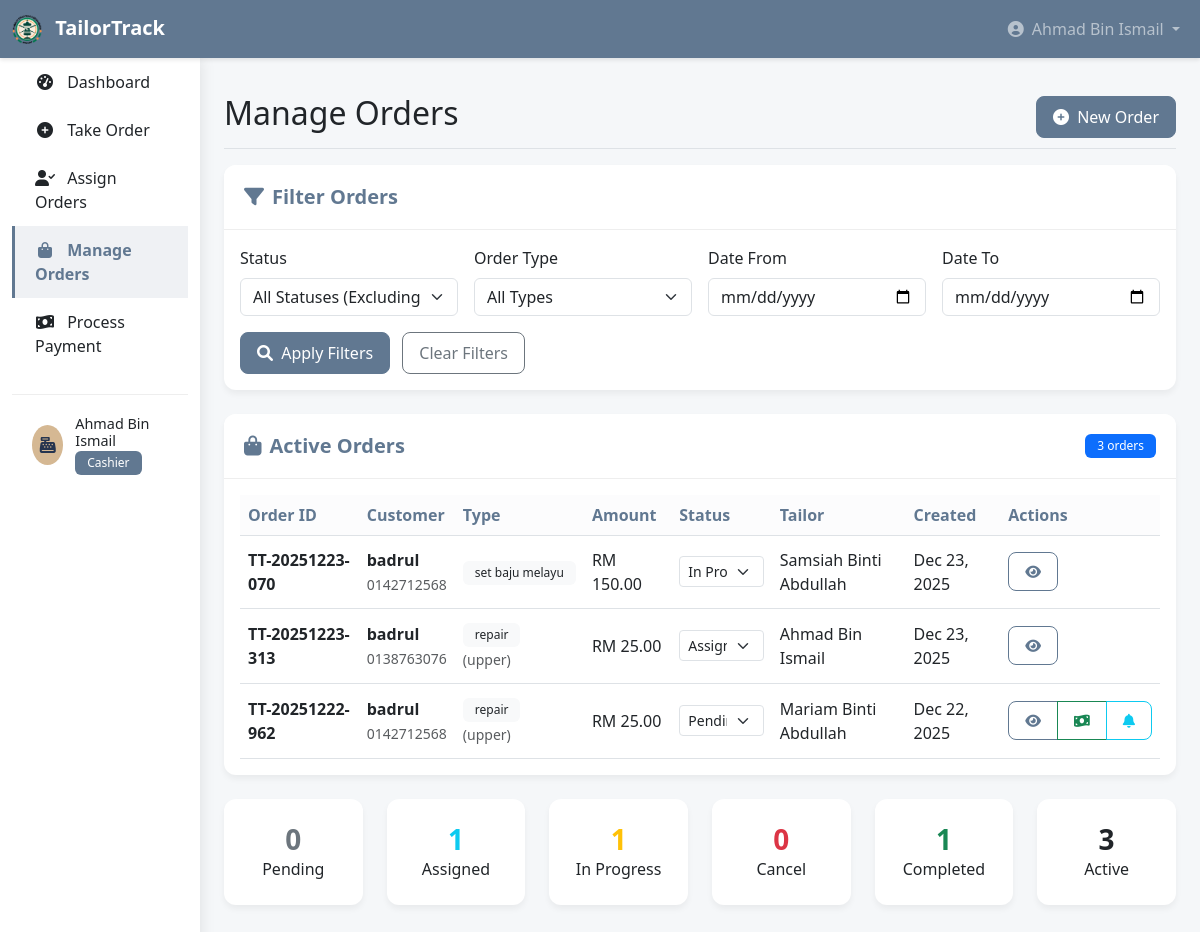
The app's page /cashier/manage_orders.php (signed in) with its own data.
### tables this page shows
CREATE TABLE `orders` (
  `order_id` varchar(20) NOT NULL,
  `customer_name` varchar(100) NOT NULL,
  `customer_phone` varchar(20) NOT NULL,
  `customer_email` varchar(100) DEFAULT NULL,
  `order_type` enum('set_baju_melayu','set_baju_kurung','set_baju_kebaya','baju_kurta','repair') NOT NULL,
  `repair_type` enum('upper','lower','both') DEFAULT NULL,
  `status` enum('pending','assigned','in_progress','completed','paid','cancel') DEFAULT 'pending',
  `payment_status` enum('pending','paid') DEFAULT 'pending',
  `assigned_tailor` int(11) DEFAULT NULL,
  `created_by` int(11) NOT NULL,
  `created_at` timestamp NOT NULL DEFAULT current_timestamp(),
  `updated_at` timestamp NOT NULL DEFAULT current_timestamp() ON UPDATE current_timestamp(),
  `total_amount` decimal(10,2) NOT NULL,
  `deposit_amount` decimal(10,2) DEFAULT 0.00,
  `deposit_paid` enum('no','yes') DEFAULT 'no',
  `deposit_paid_at` timestamp NULL DEFAULT NULL,
  `amount_paid` decimal(10,2) DEFAULT 0.00,
  `tailor_notes` text DEFAULT NULL
);

CREATE TABLE `users` (
  `user_id` int(11) NOT NULL,
  `username` varchar(50) NOT NULL,
  `password` varchar(255) NOT NULL,
  `role` enum('admin','cashier','tailor') NOT NULL,
  `full_name` varchar(100) NOT NULL,
  `email` varchar(100) DEFAULT NULL,
  `phone` varchar(20) DEFAULT NULL,
  `created_at` timestamp NOT NULL DEFAULT current_timestamp()
);

### cashier/manage_orders.php (the view, shortened to what the rows shown need)
<?php
require_once '../config/database.php';
$query = "SELECT o.*, u.full_name as tailor_name
          FROM orders o
          LEFT JOIN users u ON o.assigned_tailor = u.user_id
          WHERE o.created_by = ? AND o.status != 'paid'";
$params = [$_SESSION['user_id']];
$query .= " ORDER BY o.created_at DESC";
try {
    $stmt = $pdo->prepare($query);
    $stmt->execute($params);
    $orders = $stmt->fetchAll();
} catch (PDOException $e) {
    error_log("Fetch orders error: " . $e->getMessage());
    $error = "Unable to load orders data.";
}
?>
<!DOCTYPE html>
<html lang="en">
<head>
    <link href="https://cdn.jsdelivr.net/npm/bootstrap@5.3.0-alpha1/dist/css/bootstrap.min.css" rel="stylesheet">
    <link rel="stylesheet" href="https://cdnjs.cloudflare.com/ajax/libs/font-awesome/6.0.0/css/all.min.css">
    <link rel="stylesheet" href="../css/cashier.css">
</head>
<body>
    <div class="container-fluid">
        <div class="row">
            <main class="col-md-9 ms-sm-auto col-lg-10 px-md-4 main-content">
                <div class="d-flex justify-content-between flex-wrap flex-md-nowrap align-items-center pt-3 pb-2 mb-3 border-bottom">
                    <h1 class="h2">Manage Orders</h1>
                </div>
                <div class="card">
                    <div class="card-body">
                        <div class="table-responsive">
                            <table class="table table-hover" id="ordersTable">
                                <thead>
                                    <tr>
                                        <th>Order ID</th>
                                        <th>Customer</th>
                                        <th>Type</th>
                                        <th>Amount</th>
                                        <th>Status</th>
                                        <th>Tailor</th>
                                        <th>Created</th>
                                        <th>Actions</th>
                                    </tr>
                                </thead>
                                <tbody>
                                    <?php if (empty($orders)): ?>
                                        <tr>
                                            <td colspan="8" class="text-center py-4">No orders found</td>
                                        </tr>
                                    <?php else: ?>
                                        <?php foreach ($orders as $order): ?>
                                            <tr>
                                                <td><strong><?php echo $order['order_id']; ?></strong></td>
                                                <td>
                                                    <div>
                                                        <strong><?php echo htmlspecialchars($order['customer_name']); ?></strong>
                                                        <br>
                                                        <small class="text-muted"><?php echo $order['customer_phone']; ?></small>
                                                    </div>
                                                </td>
                                                <td>
                                                    <span class="badge bg-light text-dark">
                                                        <?php echo str_replace('_', ' ', $order['order_type']); ?>
                                                    </span>
                                                    <?php if ($order['order_type'] == 'repair' && $order['repair_type']): ?>
                                                        <br>
                                                        <small class="text-muted">(<?php echo $order['repair_type']; ?>)</small>
                                                    <?php endif; ?>
                                                </td>
                                                <td>RM <?php echo number_format($order['total_amount'], 2); ?></td>
                                                <td>
                                                    <form method="POST" class="d-inline" id="statusForm-<?php echo $order['order_id']; ?>">
                                                        <select name="status" class="form-select form-select-sm status-select"
                                                                onchange="updateOrderStatus('<?php echo $order['order_id']; ?>')">
                                                            <option value="pending" <?php echo $order['status'] == 'pending' ? 'selected' : ''; ?>>Pending</option>
                                                            <option value="assigned" <?php echo $order['status'] == 'assigned' ? 'selected' : ''; ?>>Assigned</option>
                                                            <option value="in_progress" <?php echo $order['status'] == 'in_progress' ? 'selected' : ''; ?>>In Progress</option>
                                                        </select>
                                                    </form>
                                                </td>
                                                <td>
                                                    <?php if ($order['tailor_name']): ?>
                                                        <?php echo htmlspecialchars($order['tailor_name']); ?>
                                                    <?php else: ?>
                                                        <span class="text-muted">Not assigned</span>
                                                    <?php endif; ?>
                                                </td>
                                                <td><?php echo date('M j, Y', strtotime($order['created_at'])); ?></td>
                                                <td>
                                                    <div class="btn-group btn-group-sm">
                                                        <button class="btn btn-outline-primary view-order"
                                                                data-id="<?php echo $order['order_id']; ?>">
                                                            <i class="fas fa-eye"></i>
                                                        </button>
                                                        <?php if ($order['status'] == 'completed' && $order['payment_status'] == 'pending'): ?>
                                                            <a href="process_payment.php?order_id=<?php echo $order['order_id']; ?>" class="btn btn-outline-success">
                                                                <i class="fas fa-money-bill-wave"></i>
                                                            </a>
                                                            <button class="btn btn-outline-info notify-customer"
                                                                    data-id="<?php echo $order['order_id']; ?>"
                                                                    data-name="<?php echo htmlspecialchars($order['customer_name']); ?>"
                                                                    data-phone="<?php echo $order['customer_phone']; ?>"
                                                                    data-email="<?php echo htmlspecialchars($order['customer_email'] ?? ''); ?>"
                                                                    data-amount="<?php echo $order['total_amount']; ?>"
                                                                    data-paid="<?php echo $order['amount_paid']; ?>"
                                                                    title="Notify Customer">
                                                                <i class="fas fa-bell"></i>
                                                            </button>
                                                        <?php endif; ?>
                                                    </div>
                                                </td>
                                            </tr>
                                        <?php endforeach; ?>
                                    <?php endif; ?>
                                </tbody>
                            </table>
                        </div>
                    </div>
                </div>
            </main>
        </div>
    </div>
</body>
</html>

### records on screen
orders: order_id "TT-20251223-070", customer_name "badrul", customer_phone "0142712568", order_type "set baju melayu", total_amount "150.00", status "In Progress", assigned_tailor.full_name "Samsiah Binti Abdullah", created_at "Dec 23, 2025"
orders: order_id "TT-20251223-313", customer_name "badrul", customer_phone "0138763076", order_type "repair", repair_type "upper", total_amount "25.00", status "Assigned", assigned_tailor.full_name "Ahmad Bin Ismail", created_at "Dec 23, 2025"
orders: order_id "TT-20251222-962", customer_name "badrul", customer_phone "0142712568", order_type "repair", repair_type "upper", total_amount "25.00", status "Pending", assigned_tailor.full_name "Mariam Binti Abdullah", created_at "Dec 22, 2025"

### other values on screen
$_SESSION['full_name'] "Ahmad Bin Ismail"
count($orders) "3"
count(array_filter($orders, fn($o) => $o['status'] == 'pending')) "0"
count(array_filter($orders, fn($o) => $o['status'] == 'assigned')) "1"
count(array_filter($orders, fn($o) => $o['status'] == 'in_progress')) "1"
count(array_filter($orders, fn($o) => $o['status'] == 'cancel')) "0"
count(array_filter($orders, fn($o) => $o['status'] == 'completed')) "1"
